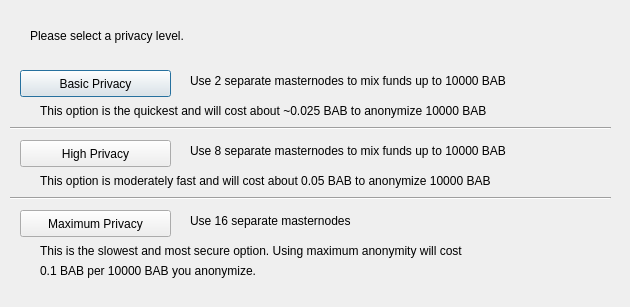
<?xml version="1.0" encoding="UTF-8"?>
<ui version="4.0">
 <class>ObfuscationConfig</class>
 <widget class="QDialog" name="ObfuscationConfig">
  <property name="geometry">
   <rect>
    <x>0</x>
    <y>0</y>
    <width>630</width>
    <height>307</height>
   </rect>
  </property>
  <property name="windowTitle">
   <string>Configure Obfuscation</string>
  </property>
  <widget class="QPushButton" name="buttonBasic">
   <property name="geometry">
    <rect>
     <x>20</x>
     <y>70</y>
     <width>151</width>
     <height>27</height>
    </rect>
   </property>
   <property name="text">
    <string>Basic Privacy</string>
   </property>
  </widget>
  <widget class="QPushButton" name="buttonHigh">
   <property name="geometry">
    <rect>
     <x>20</x>
     <y>140</y>
     <width>151</width>
     <height>27</height>
    </rect>
   </property>
   <property name="text">
    <string>High Privacy</string>
   </property>
  </widget>
  <widget class="QPushButton" name="buttonMax">
   <property name="geometry">
    <rect>
     <x>20</x>
     <y>210</y>
     <width>151</width>
     <height>27</height>
    </rect>
   </property>
   <property name="text">
    <string>Maximum Privacy</string>
   </property>
  </widget>
  <widget class="QLabel" name="label">
   <property name="geometry">
    <rect>
     <x>30</x>
     <y>20</y>
     <width>571</width>
     <height>31</height>
    </rect>
   </property>
   <property name="text">
    <string>Please select a privacy level.</string>
   </property>
  </widget>
  <widget class="QLabel" name="label_2">
   <property name="geometry">
    <rect>
     <x>190</x>
     <y>70</y>
     <width>421</width>
     <height>21</height>
    </rect>
   </property>
   <property name="text">
    <string>Use 2 separate masternodes to mix funds up to 10000 BAB</string>
   </property>
  </widget>
  <widget class="QLabel" name="label_3">
   <property name="geometry">
    <rect>
     <x>190</x>
     <y>140</y>
     <width>411</width>
     <height>21</height>
    </rect>
   </property>
   <property name="text">
    <string>Use 8 separate masternodes to mix funds up to 10000 BAB</string>
   </property>
  </widget>
  <widget class="QLabel" name="label_4">
   <property name="geometry">
    <rect>
     <x>190</x>
     <y>210</y>
     <width>421</width>
     <height>21</height>
    </rect>
   </property>
   <property name="text">
    <string>Use 16 separate masternodes</string>
   </property>
  </widget>
  <widget class="QLabel" name="label_6">
   <property name="geometry">
    <rect>
     <x>40</x>
     <y>100</y>
     <width>561</width>
     <height>21</height>
    </rect>
   </property>
   <property name="text">
    <string>This option is the quickest and will cost about ~0.025 BAB to anonymize 10000 BAB</string>
   </property>
  </widget>
  <widget class="QLabel" name="label_7">
   <property name="geometry">
    <rect>
     <x>40</x>
     <y>170</y>
     <width>561</width>
     <height>21</height>
    </rect>
   </property>
   <property name="text">
    <string>This option is moderately fast and will cost about 0.05 BAB to anonymize 10000 BAB</string>
   </property>
  </widget>
  <widget class="QLabel" name="label_8">
   <property name="geometry">
    <rect>
     <x>40</x>
     <y>240</y>
     <width>561</width>
     <height>21</height>
    </rect>
   </property>
   <property name="text">
    <string>This is the slowest and most secure option. Using maximum anonymity will cost</string>
   </property>
  </widget>
  <widget class="QLabel" name="label_9">
   <property name="geometry">
    <rect>
     <x>40</x>
     <y>260</y>
     <width>561</width>
     <height>21</height>
    </rect>
   </property>
   <property name="text">
    <string>0.1 BAB per 10000 BAB you anonymize.</string>
   </property>
  </widget>
  <widget class="Line" name="line">
   <property name="geometry">
    <rect>
     <x>10</x>
     <y>120</y>
     <width>601</width>
     <height>16</height>
    </rect>
   </property>
   <property name="orientation">
    <enum>Qt::Horizontal</enum>
   </property>
  </widget>
  <widget class="Line" name="line_2">
   <property name="geometry">
    <rect>
     <x>10</x>
     <y>190</y>
     <width>601</width>
     <height>16</height>
    </rect>
   </property>
   <property name="orientation">
    <enum>Qt::Horizontal</enum>
   </property>
  </widget>
 </widget>
 <resources/>
 <connections/>
</ui>
